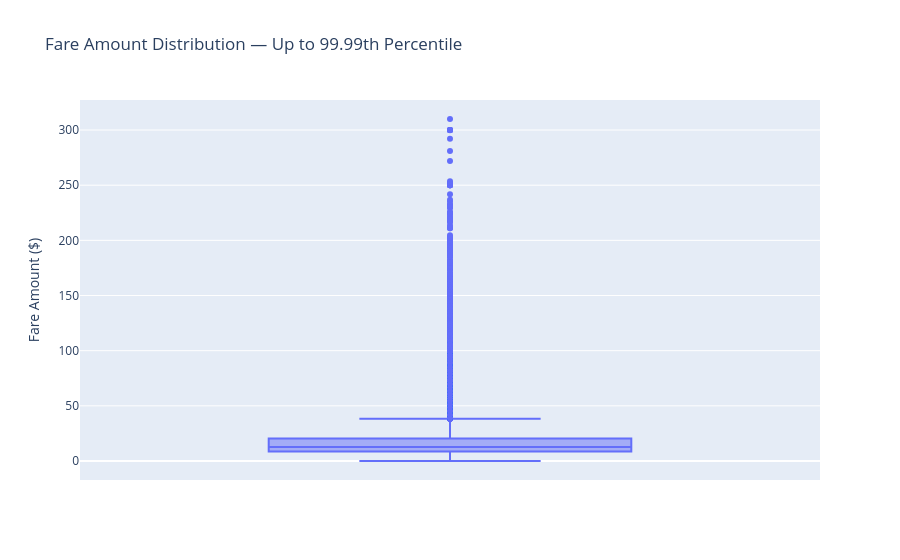

Here is the notebook cell this chart was saved with:
### Code cell
fig = px.box(
    boxplot_sample[
        boxplot_sample["fare_amount"] <= 315
    ],
    y="fare_amount",
    points="outliers",
    title="Fare Amount Distribution — Up to 99.99th Percentile",
    labels={
        "fare_amount": "Fare Amount ($)",
    },
)

fig.show()

### Figure 1 — Plotly figure (JSON) as saved in the notebook; plotly's stock layout.template omitted (floating-point values rounded to 4 significant figures; data arrays with more than 128 entries replaced by an {"elided": "..."} marker saying what was removed)
{"data": [{"alignmentgroup": "True", "boxpoints": "outliers", "hovertemplate": "Fare Amount ($)=%{y}<extra></extra>", "legendgroup": "", "marker": {"color": "#636efa"}, "name": "", "notched": false, "offsetgroup": "", "orientation": "v", "showlegend": false, "type": "box", "x0": " ", "xaxis": "x", "y": {"elided": "179647 float values"}, "y0": " ", "yaxis": "y"}], "layout": {"boxmode": "group", "legend": {"tracegroupgap": 0}, "title": {"text": "Fare Amount Distribution — Up to 99.99th Percentile"}, "xaxis": {"anchor": "y", "domain": [0, 1]}, "yaxis": {"anchor": "x", "domain": [0, 1], "title": {"text": "Fare Amount ($)"}}}}
